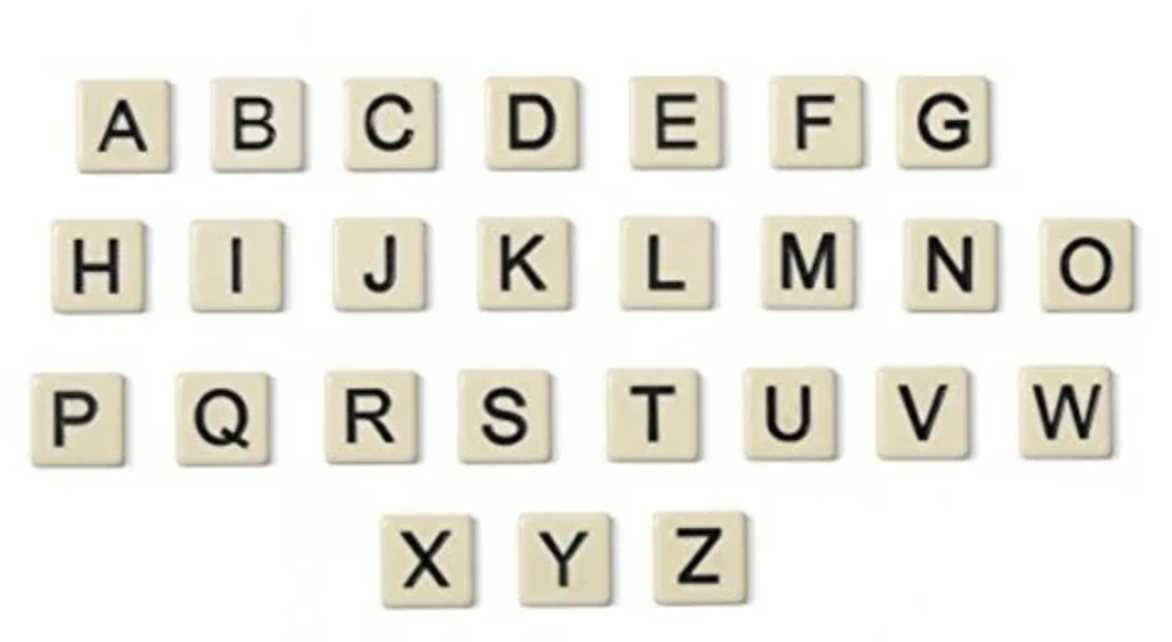
#> input picture data/alphabet.png, 1172 x 642 px
$ python cv.py
#> lines starting #> are read from the running program, lines starting #| are printed output that depends on the picture; after the words box and inside, x2 and y2 are one past the last pixel; in counts of white or black regions, pixels touching at a corner belong together
import cv2
import numpy as np

filepath = "../data/alphabet.png"
image = cv2.imread(filepath)
#> image is the input picture: shape (642, 1172, 3); mean B, G, R 226.5, 233.9, 235.8

hsv = cv2.cvtColor(image, cv2.COLOR_BGR2HSV)
#> hsv: shape (642, 1172, 3); mean H, S, V 17.2, 13.8, 235.9

lowerLimit = np.array([17, 12, 0])
upperLimit = np.array([29, 255, 255])

tileMask = cv2.inRange(hsv, lowerLimit, upperLimit)
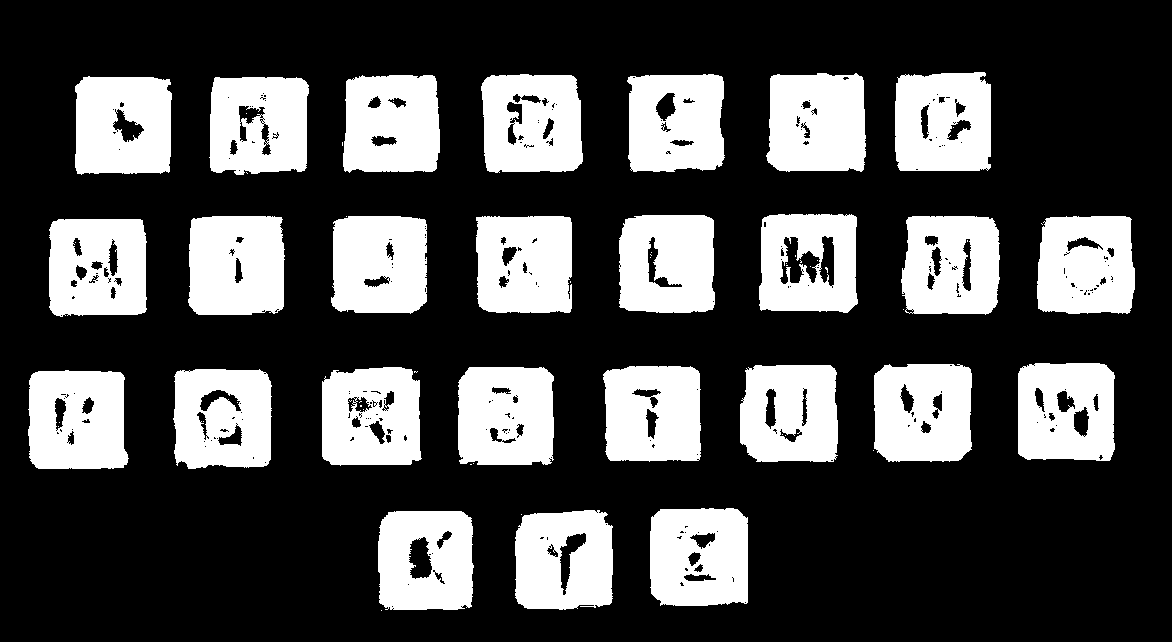
#> tileMask: shape (642, 1172); 29.3% white; 63 white regions (37 under 20 px), largest, box (x1, y1, x2, y2) and area: (766, 73, 866, 172) 8926, (188, 216, 285, 315) 8926, (28, 370, 129, 469) 8776
tiles = cv2.bitwise_and(image, image, mask=tileMask)
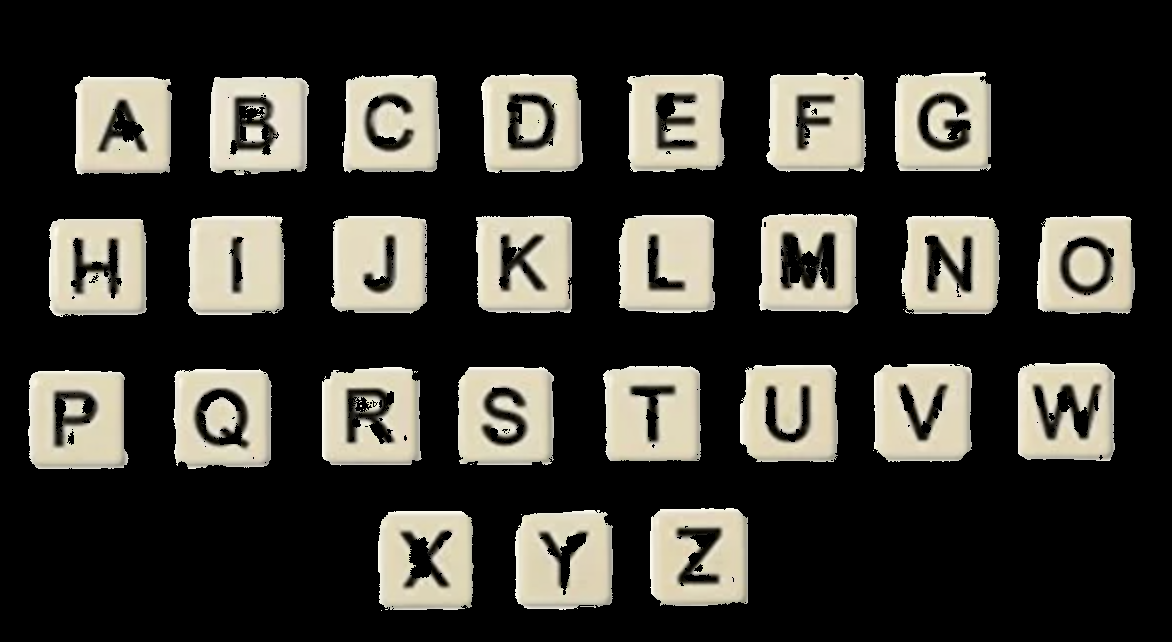
#> tiles: shape (642, 1172, 3); mean B, G, R 52, 58.5, 60.4

edgeMask = cv2.Canny(tiles, 100, 200)
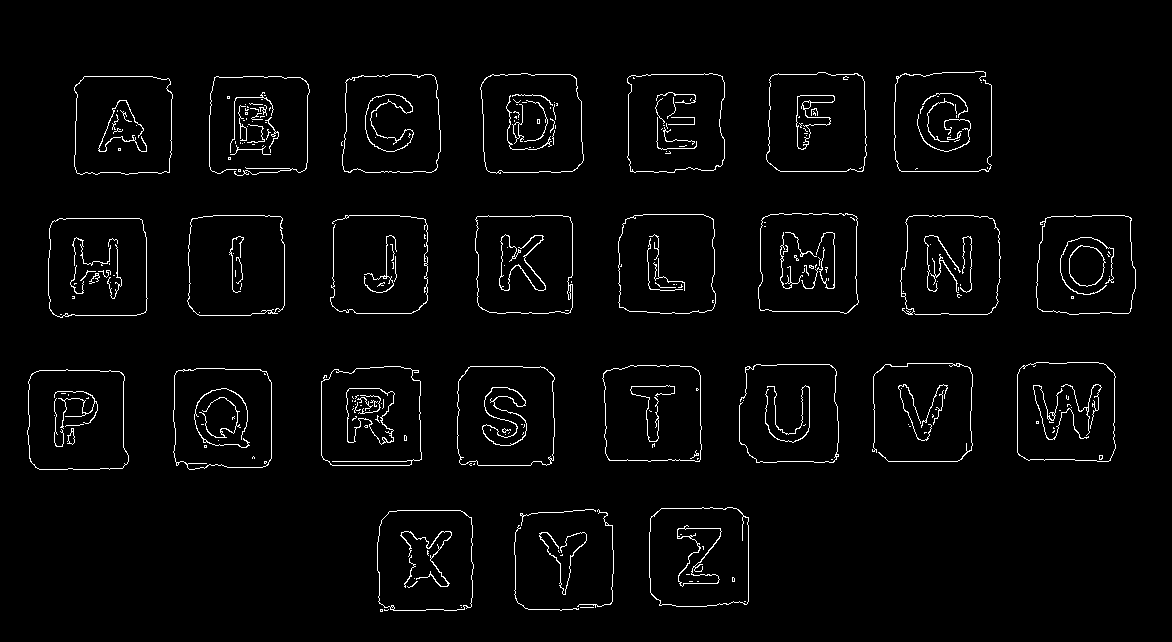
#> edgeMask: shape (642, 1172); 2.6% white in thin lines or dots, all inside (x1, y1, x2, y2) = (27, 71, 1136, 612)
edges = cv2.bitwise_and(image, image, mask=edgeMask)
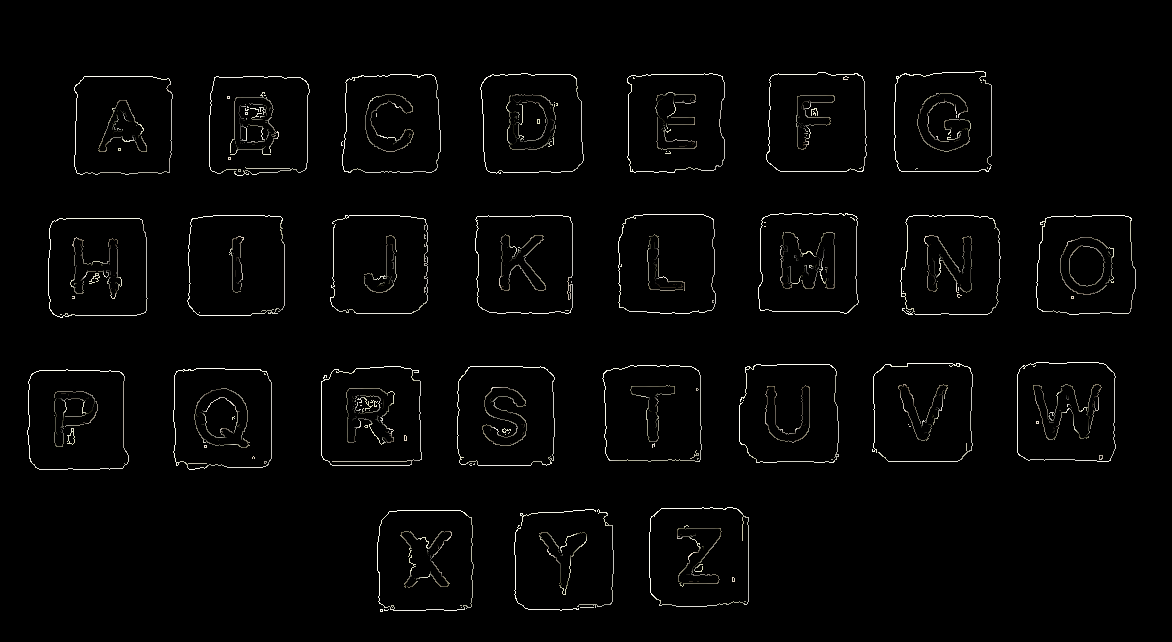
#> edges: shape (642, 1172, 3); mean B, G, R 4.3, 4.7, 4.7

contours, hierarchy = cv2.findContours(edgeMask,
                                       cv2.RETR_EXTERNAL, cv2.CHAIN_APPROX_SIMPLE)
#> contours = 114 contours, 81 with area under 20; largest, box (x1, y1, x2, y2) and area: (480, 73, 584, 174) 9414, (173, 368, 272, 470) 9341, (649, 507, 749, 607) 9322, (48, 218, 148, 318) 9317, (758, 213, 859, 314) 9304

cv2.drawContours(image, contours, -1, (0, 255, 0), 3)
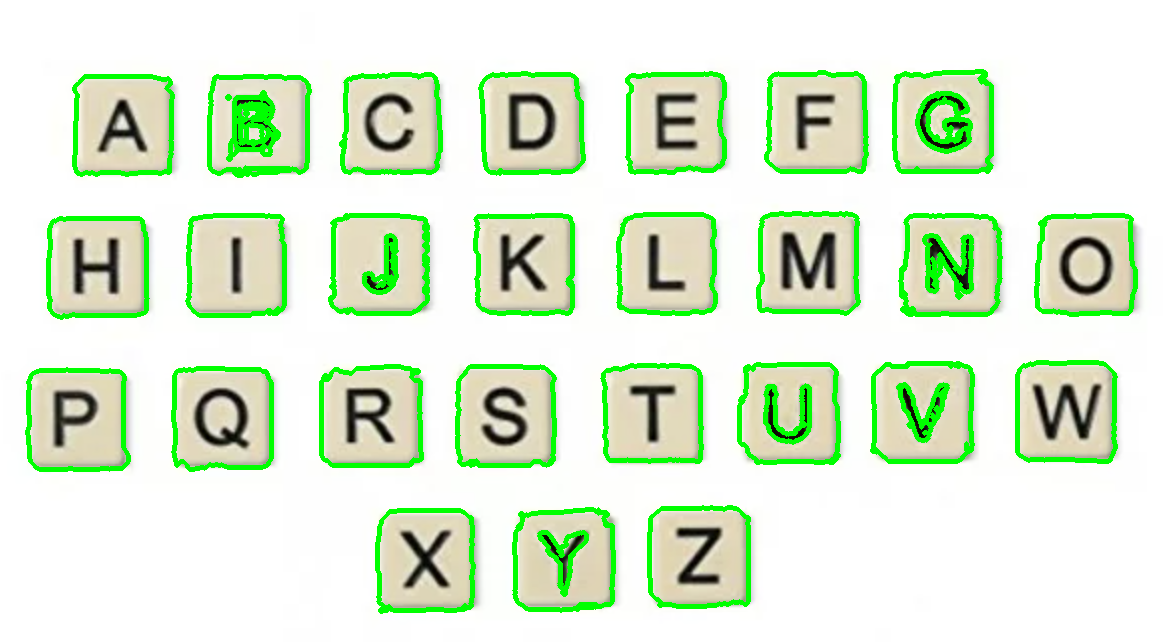
#> image: shape (642, 1172, 3); 7.79% of pixels changed, all inside (x1, y1, x2, y2) = (25, 69, 1138, 614)

# [5 lines of commented-out code are left out]


cv2.imshow("Image", image)
cv2.waitKey(0)
